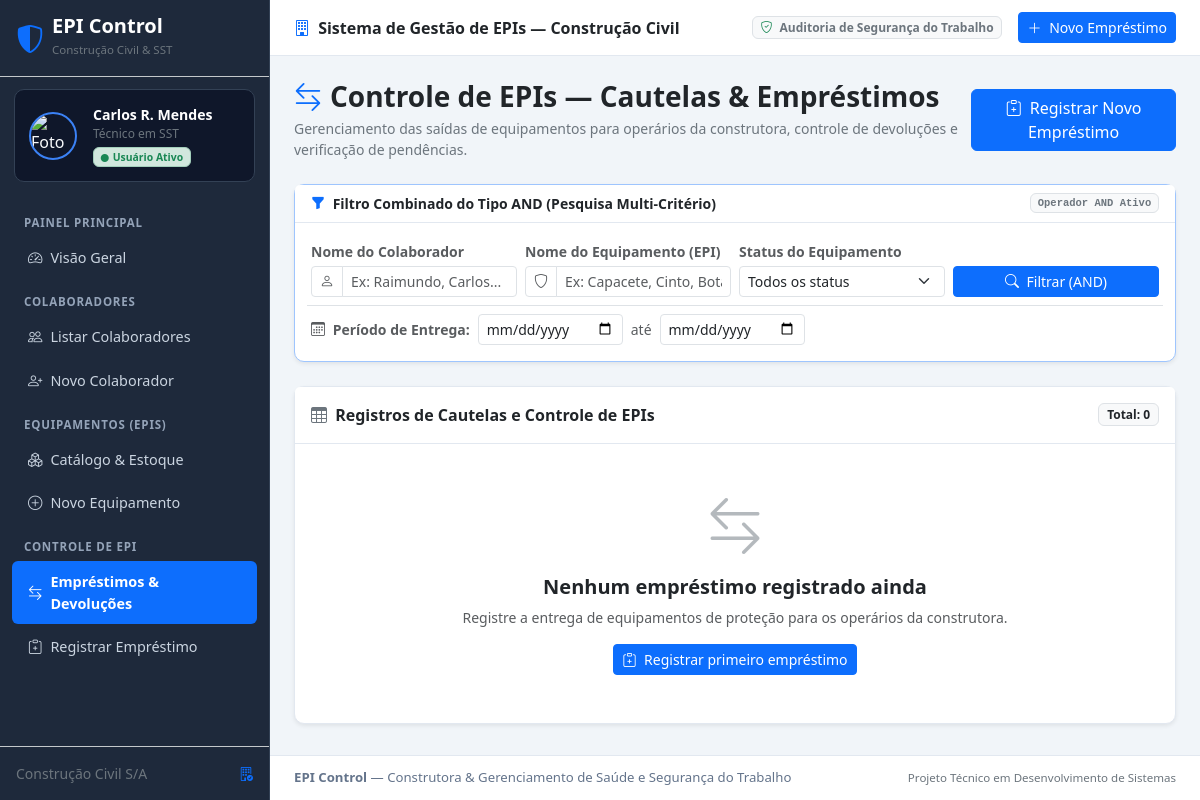
The page /emprestimos/ on the database as committed earlier.
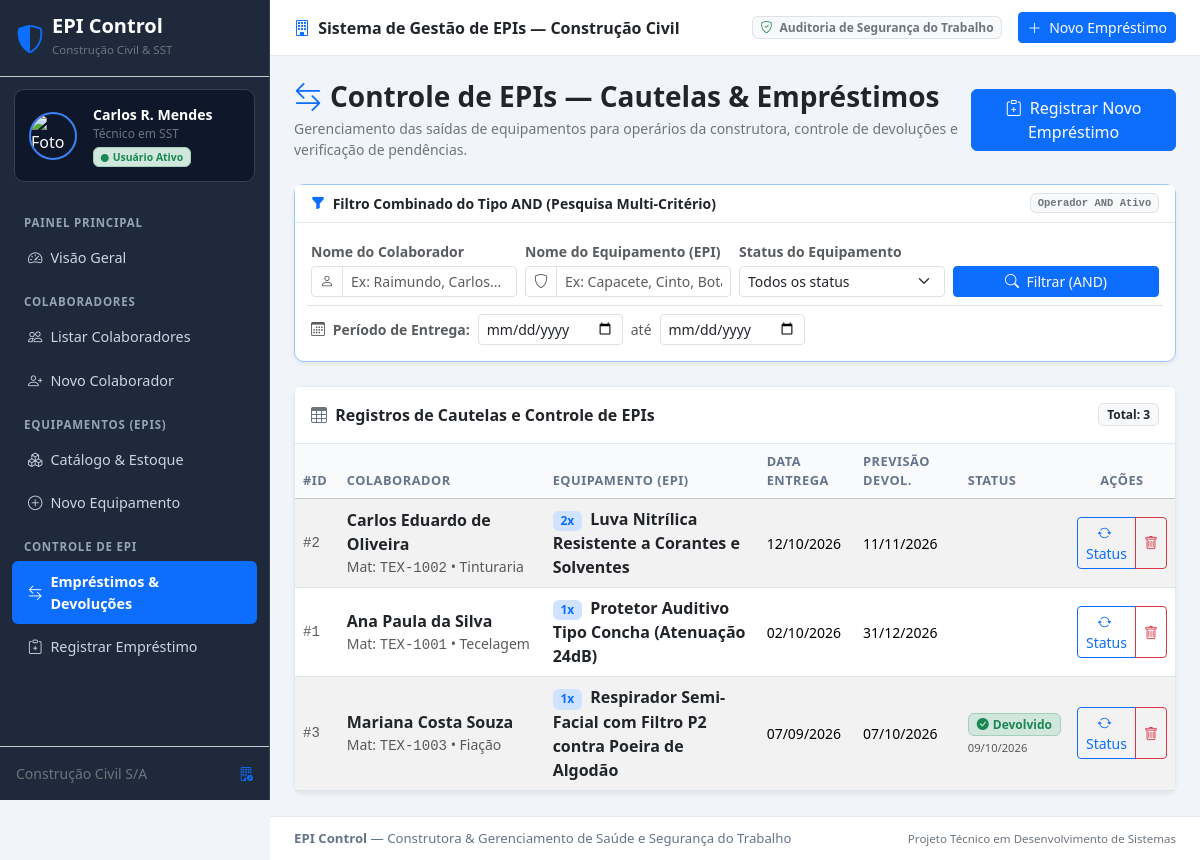
The same page on the database as committed later.
### core/models.py (models this page shows, shortened)
class Emprestimo(models.Model):
    STATUS_CHOICES = [
        ('EMPRESTADO', 'Emprestado'),
        ('FORNECIDO', 'Fornecido'),
        ('DEVOLVIDO', 'Devolvido'),
        ('DANIFICADO', 'Danificado'),
        ('PERDIDO', 'Perdido'),
    ]
    colaborador = models.ForeignKey(
        Colaborador,
        on_delete=models.PROTECT,
        related_name='emprestimos',
        verbose_name="Colaborador"
    )
    epi = models.ForeignKey(
        EPI,
        on_delete=models.PROTECT,
        related_name='emprestimos',
        verbose_name="Equipamento (EPI)",
        null=True,
        blank=True
    )
    quantidade = models.PositiveIntegerField(
        default=1,
        verbose_name="Quantidade"
    )
    usuario_responsavel = models.ForeignKey(
        settings.AUTH_USER_MODEL,
        on_delete=models.SET_NULL,
        null=True,
        blank=True,
        related_name='emprestimos_registrados',
        verbose_name="Usuário Responsável (SST)"
    )
    data_emprestimo = models.DateField(
        default=timezone.now,
        verbose_name="Data de Entrega do Equipamento"
    )
    data_prevista_devolucao = models.DateField(
        blank=True,
        null=True,
        verbose_name="Data Prevista para Devolução"
    )
    data_devolucao = models.DateField(
        blank=True,
        null=True,
        verbose_name="Data Efetiva da Devolução"
    )
    status = models.CharField(
        max_length=20,
        choices=STATUS_CHOICES,
        default='EMPRESTADO',
        verbose_name="Status do Equipamento"
    )
    observacoes = models.TextField(
        blank=True,
        null=True,
        verbose_name="Observações Gerais"
    )
    observacao_devolucao = models.TextField(
        blank=True,
        null=True,
        verbose_name="Observação na Devolução"
    )
    criado_em = models.DateTimeField(auto_now_add=True, verbose_name="Criado em")
    atualizado_em = models.DateTimeField(auto_now=True, verbose_name="Atualizado em")
    class Meta:
        verbose_name = "Controle de EPI / Empréstimo"
        verbose_name_plural = "Controles de EPIs / Empréstimos"
        ordering = ['-data_emprestimo', '-id']

class Colaborador(models.Model):
    nome = models.CharField(
        max_length=150,
        verbose_name="Nome Completo",
        help_text="Informe o nome completo do colaborador."
    )
    matricula = models.CharField(
        max_length=30,
        unique=True,
        verbose_name="Matrícula",
        help_text="Matrícula funcional única do colaborador na construtora."
    )
    setor = models.CharField(
        max_length=100,
        verbose_name="Setor",
        help_text="Frente de trabalho ou setor (ex: Canteiro de Obras, Alvenaria, Armação, Instalações, Acabamento)."
    )
    cargo = models.CharField(
        max_length=100,
        blank=True,
        null=True,
        verbose_name="Cargo",
        help_text="Função exercida (ex: Pedreiro, Carpinteiro, Armador, Eletricista, Servente)."
    )
    email = models.EmailField(
        blank=True,
        null=True,
        verbose_name="E-mail",
        help_text="Endereço de e-mail institucional ou pessoal (opcional)."
    )
    criado_em = models.DateTimeField(auto_now_add=True, verbose_name="Cadastrado em")
    atualizado_em = models.DateTimeField(auto_now=True, verbose_name="Atualizado em")
    class Meta:
        verbose_name = "Colaborador"
        verbose_name_plural = "Colaboradores"
        ordering = ['nome']

class ItemEmprestimo(models.Model):
    emprestimo = models.ForeignKey(
        Emprestimo,
        on_delete=models.CASCADE,
        related_name='itens',
        verbose_name="Empréstimo"
    )
    epi = models.ForeignKey(
        EPI,
        on_delete=models.PROTECT,
        related_name='itens_emprestados',
        verbose_name="Equipamento (EPI)"
    )
    quantidade = models.PositiveIntegerField(default=1, verbose_name="Quantidade")
    class Meta:
        verbose_name = "Item do Empréstimo"
        verbose_name_plural = "Itens do Empréstimo"

class EPI(models.Model):
    nome = models.CharField(max_length=150, verbose_name="Nome do Equipamento")
    descricao = models.TextField(blank=True, null=True, verbose_name="Descrição")
    certificado_aprovacao = models.CharField(
        max_length=50,
        blank=True,
        null=True,
        verbose_name="Certificado de Aprovação (CA)",
        help_text="Número do C.A. emitido pelo Ministério do Trabalho."
    )
    quantidade_estoque = models.IntegerField(default=0, verbose_name="Quantidade em Estoque")
    validade = models.DateField(blank=True, null=True, verbose_name="Validade do Equipamento / C.A.")
    criado_em = models.DateTimeField(auto_now_add=True, verbose_name="Criado em")
    atualizado_em = models.DateTimeField(auto_now=True, verbose_name="Atualizado em")
    class Meta:
        verbose_name = "EPI"
        verbose_name_plural = "EPIs"
        ordering = ['nome']

### core/views.py (the view)
# urls.py: path('emprestimos/', views.emprestimo_list, name='emprestimo_list'),
def emprestimo_list(request):
    colaborador_nome = request.GET.get('colaborador_nome', '').strip()
    epi_nome = request.GET.get('epi_nome', '').strip()
    status_filtro = request.GET.get('status', '').strip()
    data_inicio = request.GET.get('data_inicio', '').strip()
    data_fim = request.GET.get('data_fim', '').strip()
    emprestimos = Emprestimo.objects.select_related('colaborador', 'epi').prefetch_related('itens__epi').all()
    if colaborador_nome:
        emprestimos = emprestimos.filter(
            Q(colaborador__nome__icontains=colaborador_nome) |
            Q(colaborador__matricula__icontains=colaborador_nome)
        )
    if epi_nome:
        emprestimos = emprestimos.filter(
            Q(epi__nome__icontains=epi_nome) |
            Q(itens__epi__nome__icontains=epi_nome)
        ).distinct()
    if status_filtro:
        emprestimos = emprestimos.filter(status=status_filtro)
    if data_inicio:
        emprestimos = emprestimos.filter(data_emprestimo__gte=data_inicio)
    if data_fim:
        emprestimos = emprestimos.filter(data_emprestimo__lte=data_fim)
    hoje = timezone.now().date()
    for emp in emprestimos:
        if emp.status == 'EMPRESTADO' and emp.data_prevista_devolucao and emp.data_prevista_devolucao < hoje:
            emp.is_atrasado = True
        else:
            emp.is_atrasado = False
    context = {
        'emprestimos': emprestimos,
        'colaborador_nome': colaborador_nome,
        'epi_nome': epi_nome,
        'status_filtro': status_filtro,
        'data_inicio': data_inicio,
        'data_fim': data_fim,
        'total_encontrados': emprestimos.count(),
        'hoje': hoje,
    }
    return render(request, 'emprestimos/emprestimo_list.html', context)

### templates/emprestimos/emprestimo_list.html (shortened to what the changed rows need)
{% extends 'base.html' %}
{% block content %}
<div class="d-flex flex-column flex-md-row justify-content-between align-items-md-center mb-4 gap-2">
    <div>
        <h2 class="h3 fw-bold text-dark mb-1">
            <i class="bi bi-arrow-left-right text-primary me-2"></i>Controle de EPIs — Cautelas & Empréstimos
        </h2>
    </div>
</div>
<div class="card shadow-sm">
    <div class="card-header bg-white py-3 d-flex justify-content-between align-items-center">
        <span class="fw-bold text-dark">
            <i class="bi bi-table me-1 text-secondary"></i> Registros de Cautelas e Controle de EPIs
        </span>
        <span class="badge bg-light text-dark border">
            Total: {{ total_encontrados }}
        </span>
    </div>
    <div class="table-responsive">
        {% if emprestimos %}
            <table class="table table-striped table-hover align-middle mb-0">
                <thead class="table-light">
                    <tr>
                        <th scope="col" style="width: 5%;">#ID</th>
                        <th scope="col" style="width: 24%;">Colaborador</th>
                        <th scope="col" style="width: 25%;">Equipamento (EPI)</th>
                        <th scope="col" style="width: 11%;">Data Entrega</th>
                        <th scope="col" style="width: 12%;">Previsão Devol.</th>
                        <th scope="col" style="width: 11%;">Status</th>
                        <th scope="col" style="width: 12%;" class="text-center">Ações</th>
                    </tr>
                </thead>
                <tbody>
                    {% for emp in emprestimos %}
                        <tr>
                            <td class="font-monospace text-muted small">#{{ emp.id }}</td>
                            <td>
                                <strong class="text-dark">{{ emp.colaborador.nome }}</strong>
                                <div class="small text-muted">
                                    Mat: <span class="font-monospace">{{ emp.colaborador.matricula }}</span> • {{ emp.colaborador.setor }}
                                </div>
                            </td>
                            <td>
                                {% if emp.epi %}
                                    <div class="fw-semibold text-dark">
                                        <span class="badge bg-primary-subtle text-primary border border-primary-subtle me-1">
                                            {{ emp.quantidade }}x
                                        </span>
                                        {{ emp.epi.nome }}
                                    </div>
                                    {% if emp.epi.certificado_aprovacao %}
                                        <div class="small text-muted font-monospace">C.A. {{ emp.epi.certificado_aprovacao }}</div>
                                    {% endif %}
                                {% else %}
                                    {% for item in emp.itens.all %}
                                        <div class="fw-semibold text-dark">
                                            <span class="badge bg-primary-subtle text-primary me-1">{{ item.quantidade }}x</span>
                                            {{ item.epi.nome }}
                                        </div>
                                    {% empty %}
                                        <span class="text-muted fst-italic small">Nenhum EPI vinculado</span>
                                    {% endfor %}
                                {% endif %}
                            </td>
                            <td class="small">
                                {{ emp.data_emprestimo|date:"d/m/Y" }}
                            </td>
                            <td class="small">
                                {% if emp.data_prevista_devolucao %}
                                    {{ emp.data_prevista_devolucao|date:"d/m/Y" }}
                                {% else %}
                                    <span class="text-muted fst-italic">—</span>
                                {% endif %}
                            </td>
                            <td>
                                {% if emp.status == 'EMPRESTADO' %}
                                    {% if emp.is_atrasado %}
                                        <span class="badge bg-danger text-white px-2 py-1">
                                            <i class="bi bi-exclamation-triangle-fill me-1"></i>Atrasado
                                        </span>
                                    {% else %}
                                        <span class="badge bg-primary-subtle text-primary border border-primary-subtle px-2 py-1">
                                            <i class="bi bi-clock me-1"></i>Emprestado
                                        </span>
                                    {% endif %}
                                {% elif emp.status == 'FORNECIDO' %}
                                    <span class="badge bg-info-subtle text-info-emphasis border border-info-subtle px-2 py-1">
                                        <i class="bi bi-person-check-fill me-1"></i>Fornecido
                                    </span>
                                {% elif emp.status == 'DEVOLVIDO' %}
                                    <span class="badge bg-success-subtle text-success border border-success-subtle px-2 py-1">
                                        <i class="bi bi-check-circle-fill me-1"></i>Devolvido
                                    </span>
                                    {% if emp.data_devolucao %}
                                        <div class="small text-muted mt-1" style="font-size: 0.7rem;">
                                            {{ emp.data_devolucao|date:"d/m/Y" }}
                                        </div>
                                    {% endif %}
                                {% elif emp.status == 'DANIFICADO' %}
                                    <span class="badge bg-warning-subtle text-warning-emphasis border border-warning-subtle px-2 py-1">
                                        <i class="bi bi-tools me-1"></i>Danificado
                                    </span>
                                {% elif emp.status == 'PERDIDO' %}
                                    <span class="badge bg-danger-subtle text-danger border border-danger-subtle px-2 py-1">
                                        <i class="bi bi-x-octagon-fill me-1"></i>Perdido
                                    </span>
                                {% endif %}
                            </td>
                            <td class="text-center">
                                <div class="btn-group btn-group-sm" role="group" aria-label="Ações da cautela">
                                    <a href="{% url 'emprestimo_update' emp.pk %}"
                                       class="btn btn-outline-primary"
                                       title="Atualizar status da cautela #{{ emp.id }}">
                                        <i class="bi bi-arrow-repeat me-1"></i>Status
                                    </a>
                                    <button type="button"
                                            class="btn btn-outline-danger"
                                            data-bs-toggle="modal"
                                            data-bs-target="#modalExcluirEmp{{ emp.pk }}"
                                            title="Excluir cautela #{{ emp.id }}">
                                        <i class="bi bi-trash"></i>
                                    </button>
                                </div>
                            </td>
                        </tr>
                    {% endfor %}
                </tbody>
            </table>
        {% else %}
            <div class="p-5 text-center text-muted">
                <i class="bi bi-arrow-left-right display-4 text-secondary mb-3 d-block opacity-50"></i>
                {% if colaborador_nome or epi_nome or status_filtro or data_inicio or data_fim %}
                    <h5 class="text-dark fw-bold">Nenhum empréstimo encontrado para os filtros combinados (AND)</h5>
                    <p class="small mb-3">
                        Não localizamos registros que atendam conjuntamente aos critérios informados.
                    </p>
                    <a href="{% url 'emprestimo_list' %}" class="btn btn-sm btn-outline-secondary">
                        <i class="bi bi-arrow-counterclockwise me-1"></i> Limpar filtros e exibir todos
                    </a>
                {% else %}
                    <h5 class="text-dark fw-bold">Nenhum empréstimo registrado ainda</h5>
                    <p class="small mb-3">Registre a entrega de equipamentos de proteção para os operários da construtora.</p>
                    <a href="{% url 'emprestimo_create' %}" class="btn btn-sm btn-primary">
                        <i class="bi bi-clipboard-plus me-1"></i> Registrar primeiro empréstimo
                    </a>
                {% endif %}
            </div>
        {% endif %}
    </div>
</div>
{% endblock %}

Rows that differ between the two databases and show on the page:
added Emprestimo: id "2", colaborador.nome "Carlos Eduardo de Oliveira", colaborador.matricula "TEX-1002", colaborador.setor "Tinturaria", data_emprestimo "12/10/2026", data_prevista_devolucao "11/11/2026"
added ItemEmprestimo: quantidade "2", epi.nome "Luva Nitrílica Resistente a Corantes e Solventes"
added Emprestimo: id "1", colaborador.nome "Ana Paula da Silva", colaborador.matricula "TEX-1001", colaborador.setor "Tecelagem", data_emprestimo "02/10/2026", data_prevista_devolucao "31/12/2026"
added ItemEmprestimo: quantidade "1", epi.nome "Protetor Auditivo Tipo Concha (Atenuação 24dB)"
added Emprestimo: id "3", colaborador.nome "Mariana Costa Souza", colaborador.matricula "TEX-1003", colaborador.setor "Fiação", data_emprestimo "07/09/2026", data_prevista_devolucao "07/10/2026", data_devolucao "09/10/2026"
added ItemEmprestimo: quantidade "1", epi.nome "Respirador Semi-Facial com Filtro P2 contra Poeira de Algodão", shown under "3"
Other text that changed with them:
{{ total_encontrados }}: "0" → "3"
text no longer shown: "Nenhum empréstimo registrado ainda Registre a entrega de equipamentos de proteção para os operários da construtora. Registrar primeiro empréstimo"
text now shown: "#ID COLABORADOR EQUIPAMENTO (EPI) DATA ENTREGA PREVISÃO DEVOL. STATUS AÇÕES"
